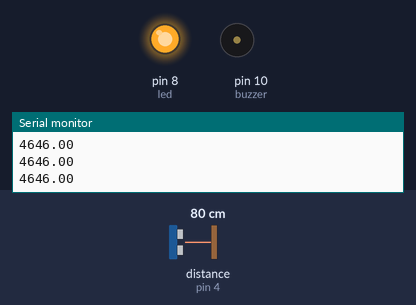
Bench run of a sketch on a simulated Arduino Uno, built with avr-gcc and run on an emulated ATmega328P. Parts: output pins drawn as LEDs (lit = HIGH), buzzer (waves = sounding, pin HIGH), the last lines printed to the serial monitor. Wiring (inferred from the names in the program): ultrasonic range finder: trigger pin 5; echo pin 4. The test bench sets the inputs (shaded band); at power-on: distance to the obstacle (sensor on pin 4) 80 cm. The echo pulse lasts 58.3 µs per cm; pins used as bus, display or sensor lines are not drawn.

Above: at 1.3 s.
1.4 s: distance to the obstacle (sensor on pin 4) set to 56 cm
2.9 s: distance to the obstacle (sensor on pin 4) set to 45 cm
At 3.4 s:
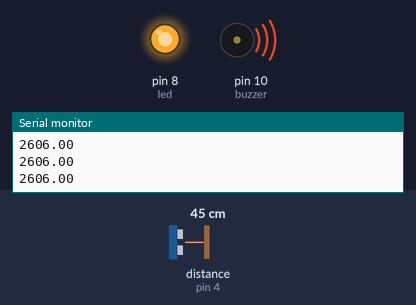
4.4 s: distance to the obstacle (sensor on pin 4) set to 60 cm
At 4.8 s:
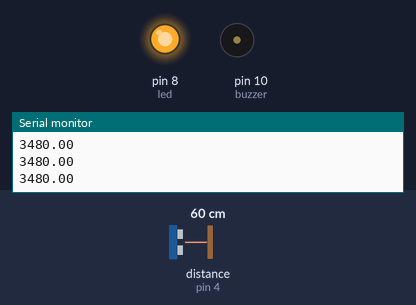
5.9 s: distance to the obstacle (sensor on pin 4) set to 2 cm
At 7.0 s:
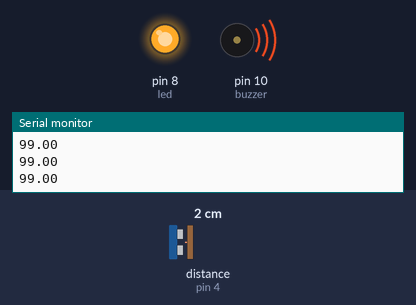
Timing chart, 0 to 8.4 s (numbered marks = the images above; inputs shaded):
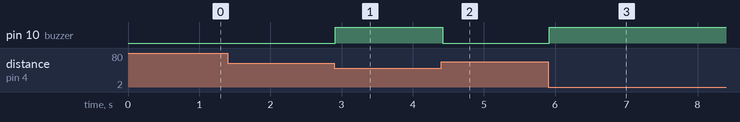

Measured:
- the behaviour switches between 51 and 50 cm on distance to the obstacle (sensor on pin 4) (found by bisection; images 0 and 1)
- after the input at 2.9 s, pin 10 (buzzer): LOW → HIGH at once
- after the input at 4.4 s, pin 10 (buzzer): HIGH → LOW at once
- after the input at 5.9 s, pin 10 (buzzer): LOW → HIGH at once

The sketch:

blindtorch.ino
```cpp
int echopin = 4;
int trigpin= 5;
int buzzer= 10;
int led = 8;
float duration;
float distance;

void setup() {
  pinMode(echopin, INPUT);
  pinMode(trigpin,OUTPUT);
  pinMode(buzzer,OUTPUT);
  pinMode(led,OUTPUT);
  digitalWrite(led,HIGH);
  Serial.begin(9600);
  delay(100);


}

void loop() {

  digitalWrite(trigpin,LOW);
  delayMicroseconds(10);
   digitalWrite(trigpin,HIGH);
  delayMicroseconds(10);
   digitalWrite(trigpin,LOW);
  delayMicroseconds(10);
  duration = pulseIn(echopin,HIGH);
  Serial.println(duration);
  distance= ((34400*duration)/(2*1000000));
  if(distance<=50)
  {
    digitalWrite(buzzer,HIGH);

  }
  else
  {
    digitalWrite(buzzer,LOW);

   }


}
```
